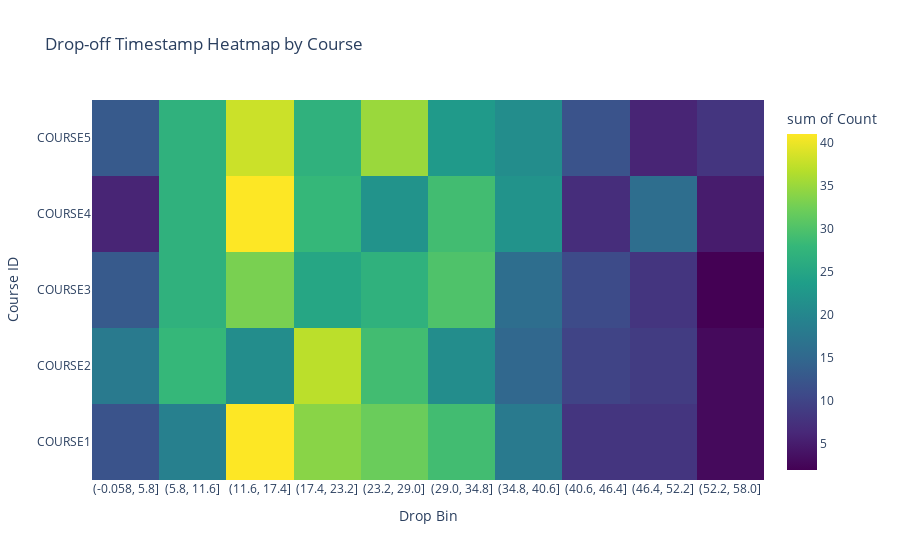

The code cell stored with this chart in its notebook:
### Markdown cell above
Step 7: Drop-off Heatmap (optional advanced plot)

### Code cell
heat_df = df[['Course ID', 'Drop-off Timestamp (min)']].copy()
heat_df['Drop Bin'] = pd.cut(heat_df['Drop-off Timestamp (min)'], bins=10)

heatmap_data = heat_df.groupby(['Course ID', 'Drop Bin']).size().reset_index(name='Count')
heatmap_data['Drop Bin'] = heatmap_data['Drop Bin'].astype(str)  # Convert Interval to string

fig5 = px.density_heatmap(
    heatmap_data,
    x='Drop Bin',
    y='Course ID',
    z='Count',
    title='Drop-off Timestamp Heatmap by Course',
    color_continuous_scale='Viridis'
)
fig5.show()

### Figure 1 — Plotly figure (JSON) as saved in the notebook; plotly's stock layout.template omitted (floating-point values rounded to 4 significant figures)
{"data": [{"coloraxis": "coloraxis", "histfunc": "sum", "hovertemplate": "Drop Bin=%{x}<br>Course ID=%{y}<br>sum of Count=%{z}<extra></extra>", "name": "", "type": "histogram2d", "x": ["(-0.058, 5.8]", "(5.8, 11.6]", "(11.6, 17.4]", "(17.4, 23.2]", "(23.2, 29.0]", "(29.0, 34.8]", "(34.8, 40.6]", "(40.6, 46.4]", "(46.4, 52.2]", "(52.2, 58.0]", "(-0.058, 5.8]", "(5.8, 11.6]", "(11.6, 17.4]", "(17.4, 23.2]", "(23.2, 29.0]", "(29.0, 34.8]", "(34.8, 40.6]", "(40.6, 46.4]", "(46.4, 52.2]", "(52.2, 58.0]", "(-0.058, 5.8]", "(5.8, 11.6]", "(11.6, 17.4]", "(17.4, 23.2]", "(23.2, 29.0]", "(29.0, 34.8]", "(34.8, 40.6]", "(40.6, 46.4]", "(46.4, 52.2]", "(52.2, 58.0]", "(-0.058, 5.8]", "(5.8, 11.6]", "(11.6, 17.4]", "(17.4, 23.2]", "(23.2, 29.0]", "(29.0, 34.8]", "(34.8, 40.6]", "(40.6, 46.4]", "(46.4, 52.2]", "(52.2, 58.0]", "(-0.058, 5.8]", "(5.8, 11.6]", "(11.6, 17.4]", "(17.4, 23.2]", "(23.2, 29.0]", "(29.0, 34.8]", "(34.8, 40.6]", "(40.6, 46.4]", "(46.4, 52.2]", "(52.2, 58.0]"], "xaxis": "x", "xbingroup": "x", "y": ["COURSE1", "COURSE1", "COURSE1", "COURSE1", "COURSE1", "COURSE1", "COURSE1", "COURSE1", "COURSE1", "COURSE1", "COURSE2", "COURSE2", "COURSE2", "COURSE2", "COURSE2", "COURSE2", "COURSE2", "COURSE2", "COURSE2", "COURSE2", "COURSE3", "COURSE3", "COURSE3", "COURSE3", "COURSE3", "COURSE3", "COURSE3", "COURSE3", "COURSE3", "COURSE3", "COURSE4", "COURSE4", "COURSE4", "COURSE4", "COURSE4", "COURSE4", "COURSE4", "COURSE4", "COURSE4", "COURSE4", "COURSE5", "COURSE5", "COURSE5", "COURSE5", "COURSE5", "COURSE5", "COURSE5", "COURSE5", "COURSE5", "COURSE5"], "yaxis": "y", "ybingroup": "y", "z": [12, 19, 41, 34, 32, 29, 18, 8, 8, 3, 18, 28, 21, 37, 29, 21, 15, 10, 9, 3, 13, 27, 33, 25, 27, 30, 16, 11, 8, 2, 6, 27, 41, 28, 22, 29, 22, 7, 16, 5, 13, 27, 38, 27, 35, 23, 21, 12, 6, 8]}], "layout": {"coloraxis": {"colorbar": {"title": {"text": "sum of Count"}}, "colorscale": [[0, "#440154"], [0.1111, "#482878"], [0.2222, "#3e4989"], [0.3333, "#31688e"], [0.4444, "#26828e"], [0.5556, "#1f9e89"], [0.6667, "#35b779"], [0.7778, "#6ece58"], [0.8889, "#b5de2b"], [1, "#fde725"]]}, "legend": {"tracegroupgap": 0}, "title": {"text": "Drop-off Timestamp Heatmap by Course"}, "xaxis": {"anchor": "y", "domain": [0, 1], "title": {"text": "Drop Bin"}}, "yaxis": {"anchor": "x", "domain": [0, 1], "title": {"text": "Course ID"}}}}
